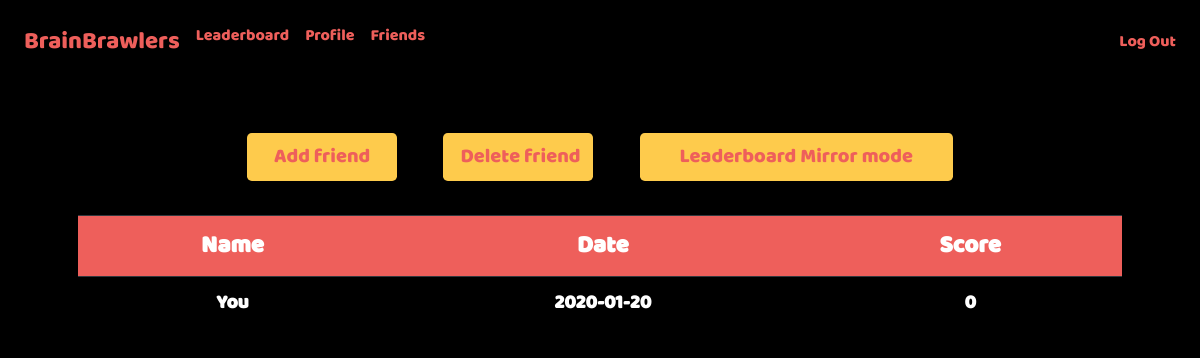
Page /friends (signed in) on the earlier database version.
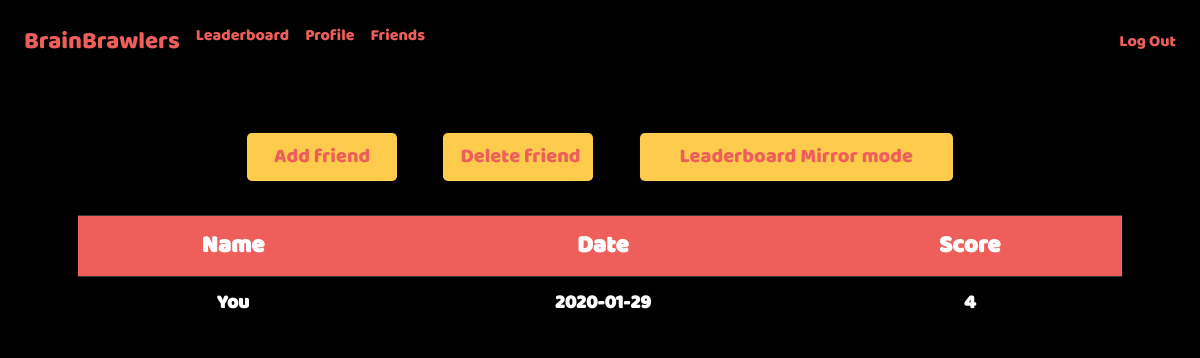
Same page on the later database version.
### tables this page shows
CREATE TABLE 'users' ('id' integer PRIMARY KEY AUTOINCREMENT NOT NULL, 'username' text NOT NULL, 'hash' text NOT NULL, 'highscore' integer NOT NULL, 'date'  date NOT NULL DEFAULT CURRENT_DATE  , 'highscore_mirror' integer);

### application.py (the view)
@app.route("/friends", methods=["GET"])
@login_required
def friends():
    friends = set([friend["friendname"] for friend in get_db(["friendname"], "friends", "user_id", session["user_id"])])
    highscores = sum([get_db(["username", "highscore", "date"], "users", "username", friend) for friend in friends], [])
    highscores = sorted(highscores, key=lambda k:k["highscore"], reverse=True)
    yourscore = get_db(["highscore", "date"], "users", "id", session["user_id"])
    return render_template("friends/friends.html", highscores=highscores, yourscore=yourscore[0])

### application.py (called while the page is built)
@app.after_request
def after_request(response):
    response.headers["Cache-Control"] = "no-cache, no-store, must-revalidate"
    response.headers["Expires"] = 0
    response.headers["Pragma"] = "no-cache"
    return response

### helpers.py (called while the page is built, shortened)
def login_required(f):
    @wraps(f)
    def decorated_function(*args, **kwargs):
        if session.get("user_id") is None:
            return redirect("/index")
        return f(*args, **kwargs)
    return decorated_function

def get_db(items, table, key, value, order=None):
    string = "SELECT "
    if order == "friends":
        return db.execute("SELECT friendname FROM friends WHERE user_id= :user_id AND friendname= :friendname"
        , user_id=value[0], friendname=value[1])
    for item in items:
        if item != items[0]:
            string += ", "
        string += str(item)
    string += " FROM " + table
    if key != None and value != None:
        string += " WHERE " + key + "= :key"
    if key != None:
        return db.execute(string, key=str(value))
    return db.execute(string)

### templates/friends/friends.html (shortened to what this page needs)
{% extends "layout.html" %}
{% block css %}
<link href="{{ url_for('static', filename='css/index_style.css') }}" rel="stylesheet">
{% endblock %}
{% block main %}
    <p>
        <br>
        <br>
    </p>
    <a href="/add_friend"><button type="button" class="btn btn-lg">Add friend</button></a>
    <a href="/delete_friend"><button type="submit" class="btn btn-lg">Delete friend</button></a>
    <a href="/friends_mirror"><button class="btn btn-lg" style="width:30%">Leaderboard Mirror mode</button></a>
    <table id=table class="table table-dark" style="width:100%">
        <link href="/static/css/leaderboard.css" rel="stylesheet">
        <tr>
            <th>Name</th>
            <th>Date</th>
            <th>Score</th>
        </tr>
        <tr>
            <td><strong>You</strong></td>
            <td><strong>{{ yourscore.date }}</strong></td>
            <td><strong>{{ yourscore.highscore }}</strong></td>
        </tr>
    </table>
{% endblock %}

Differences in the rows shown:
changed users: date "2020-01-20" → "2020-01-29"; highscore "0" → "4"
